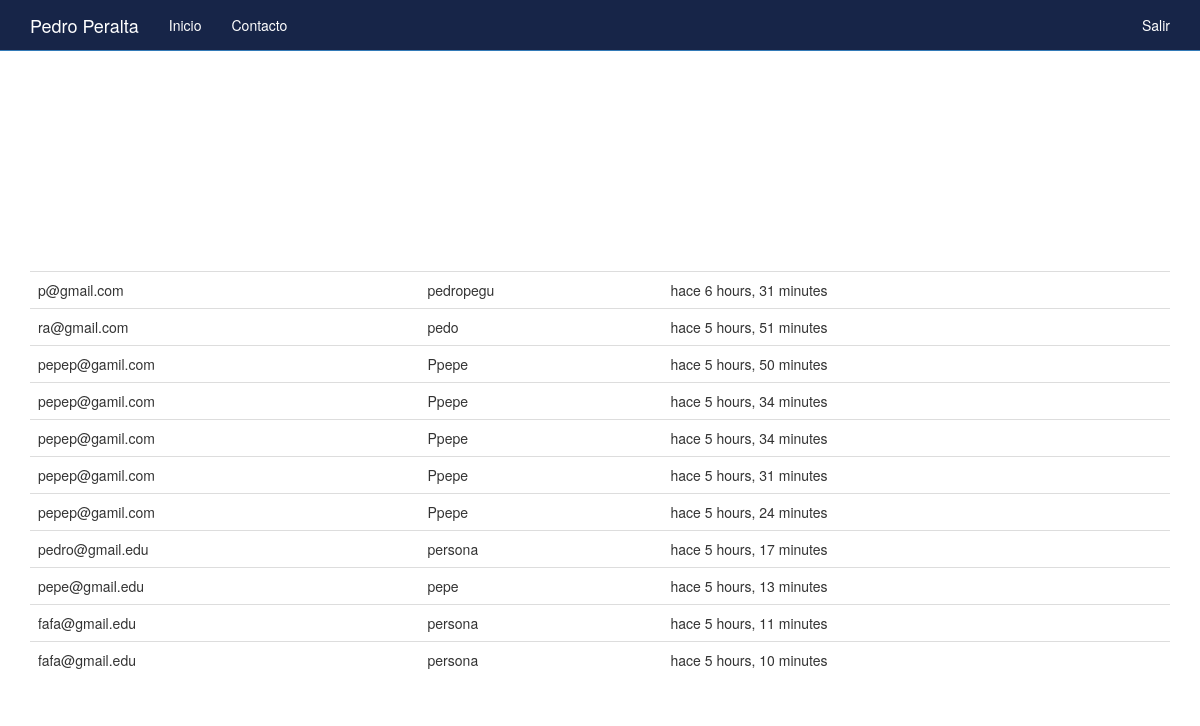
Page / (signed in) on the earlier database version.
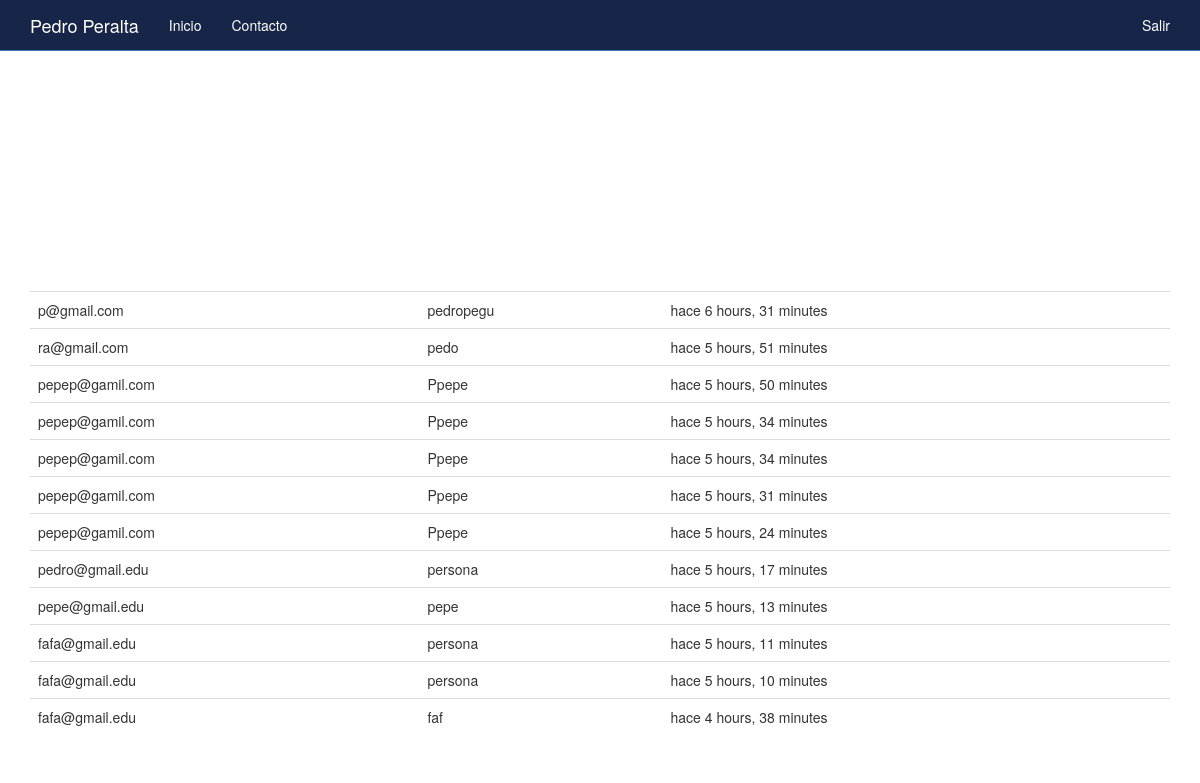
Same page on the later database version.
### boletin/models.py (models this page shows)
class Registrado(models.Model):
    nombre = models.CharField(max_length=100,blank=True, null=True)
    email = models.EmailField()
    timestamp = models.DateTimeField(auto_now_add=True,auto_now=False)
    def __str__(self) -> str:
        return self.email

### boletin/views.py (the view, shortened to what this page needs)
# urls.py: path('',views.inicio, name="inicio"),
def inicio(request):
    titulo = "Bienvenido"
    if request.user.is_authenticated:
        titulo = "Bienvenido {}".format(request.user)
    form = RegModelForm(request.POST or None)
    context = {
        "titulo":titulo,
        "form":form,
    }
    if request.user.is_authenticated and request.user.is_staff:
        queryset = Registrado.objects.all()
        context = {"queryset": queryset}
    return render(request, "index.html", context)

### templates/index.html (shortened to what this page needs)
{% extends "base.html" %}
{% load crispy_forms_tags %}
{% load static %}
{% block jumbotron %}
{% if request.user.is_staff %}
<div class='container'>
<table class='table'>
  {% for instance in queryset %}
  <tr><td>{{ instance }}</td><td>{{ instance.nombre }}</td><td>hace {{ instance.timestamp|timesince }}</td></tr><br/>
  {% endfor %}
</table>
</div>
{% endif %}
{% endblock %}

Differences in the rows shown:
added Registrado: email "fafa@gmail.edu", nombre "faf", timestamp "4 hours, 38 minutes"
